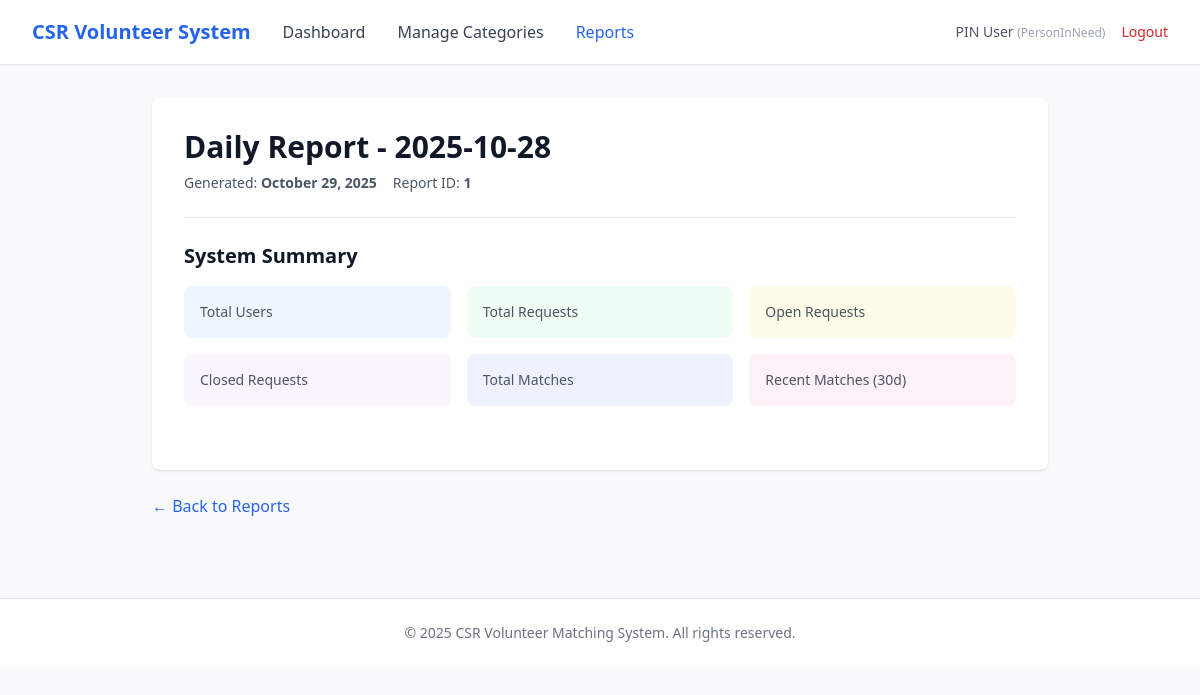
Screenshot of /pm/reports/1 (signed in) with the database file from the repository.
### app/entity/user_account.py (models this page shows, shortened)
class UserAccount(UserMixin, db.Model):
    __tablename__ = "user_accounts"
    userID = db.Column(db.Integer, primary_key=True, autoincrement=True)  # explicit auto increment
    name = db.Column(db.String(100), nullable=False)
    email = db.Column(db.String(120), nullable=False, unique=True, index=True)
    _password = db.Column("password", db.String(255), nullable=False)
    age = db.Column(db.Integer)
    phoneNumber = db.Column(db.String(20))
    isActive = db.Column(db.Boolean, default=True)
    profileID = db.Column(db.Integer, db.ForeignKey("user_profiles.profileID"), nullable=False)
    profile = db.relationship("UserProfile", back_populates="users", lazy=True)
    @property
    def password(self):
        raise AttributeError("Password is write-only.")
    @password.setter
    def password(self, raw):
        self._password = generate_password_hash(raw)

### app/entity/user_profile.py (models this page shows)
class UserProfile(db.Model):
    __tablename__ = "user_profiles"
    profileID   = db.Column(db.Integer, primary_key=True, autoincrement=True)  # explicit auto increment
    profileName = db.Column(db.String(50), nullable=False, unique=True)
    description = db.Column(db.String(255))
    isActive    = db.Column(db.Boolean, default=True)
    users = db.relationship("UserAccount", back_populates="profile", lazy=True)

### app/entity/report.py (models this page shows)
class Report(db.Model):
    __tablename__ = "reports"
    reportID    = db.Column(db.Integer, primary_key=True)
    reportTitle = db.Column(db.String(255), nullable=False)
    reportType  = db.Column(db.String(50), nullable=False)
    generatedBy = db.Column(db.Integer, db.ForeignKey("user_accounts.userID"), nullable=False)
    reportData  = db.Column(db.Text)
    period      = db.Column(db.String(50))
    generatedAt = db.Column(db.DateTime, default=db.func.now(), nullable=False)

### app/boundary/routes.py (the view)
@boundary_bp.route("/pm/reports/<int:report_id>")
@login_required
def pm_view_report(report_id):
    from app.entity.report import Report
    import json
    report = Report.query.get_or_404(report_id)
    content = json.loads(report.reportData)
    return render_template("pm/view_report.html", report=report, content=content)

### app/entity/user_account.py (called while the page is built)
@login_manager.user_loader
def load_user(user_id):
    return UserAccount.query.get(int(user_id))

### app/templates/pm/view_report.html (shortened to what this page needs)
{% extends "base.html" %}
{% block nav_links %}
<a href="{{ url_for('boundary.pm_dashboard') }}" class="text-gray-700 hover:text-primary">Dashboard</a>
<a href="{{ url_for('boundary.pm_categories') }}" class="text-gray-700 hover:text-primary">Manage Categories</a>
<a href="{{ url_for('boundary.pm_reports') }}" class="text-primary font-medium">Reports</a>
{% endblock %}
{% block content %}
<div class="max-w-4xl mx-auto">
    <div class="bg-white rounded-lg shadow p-8">
        <div class="mb-6 pb-6 border-b border-gray-200">
            <h1 class="text-3xl font-bold text-gray-900 mb-2">
                {{ report.reportType|capitalize }} Report - {{ report.period }}
            </h1>
            <div class="flex gap-4 text-sm text-gray-600">
                <span>Generated: <strong>{{ report.generatedAt.strftime('%B %d, %Y') }}</strong></span>
                <span>Report ID: <strong>{{ report.reportID }}</strong></span>
            </div>
        </div>
        {% if content.summary %}
        <div class="mb-8">
            <h2 class="text-xl font-bold text-gray-900 mb-4">System Summary</h2>
            <div class="grid grid-cols-2 md:grid-cols-3 gap-4">
                <div class="bg-blue-50 rounded-lg p-4">
                    <p class="text-sm text-gray-600">Total Users</p>
                </div>
                <div class="bg-green-50 rounded-lg p-4">
                    <p class="text-sm text-gray-600">Total Requests</p>
                </div>
                <div class="bg-yellow-50 rounded-lg p-4">
                    <p class="text-sm text-gray-600">Open Requests</p>
                </div>
                <div class="bg-purple-50 rounded-lg p-4">
                    <p class="text-sm text-gray-600">Closed Requests</p>
                </div>
                <div class="bg-indigo-50 rounded-lg p-4">
                    <p class="text-sm text-gray-600">Total Matches</p>
                </div>
                <div class="bg-pink-50 rounded-lg p-4">
                    <p class="text-sm text-gray-600">Recent Matches (30d)</p>
                </div>
            </div>
        </div>
        {% endif %}
    </div>
    <div class="mt-6">
        <a href="{{ url_for('boundary.pm_reports') }}" class="text-primary hover:text-blue-700">
            ← Back to Reports
        </a>
    </div>
</div>
{% endblock %}

### app/templates/base.html (shortened to what this page needs)
<!DOCTYPE html>
<html lang="en">
<head>
    <script src="https://cdn.tailwindcss.com"></script>
</head>
<body class="bg-gray-50 min-h-screen">
    {% if current_user.is_authenticated %}
    <nav class="bg-white shadow-sm border-b border-gray-200">
        <div class="max-w-7xl mx-auto px-4 sm:px-6 lg:px-8">
            <div class="flex justify-between items-center h-16">
                <div class="flex items-center gap-8">
                    <a href="{{ url_for('boundary.login') }}" class="text-xl font-bold text-primary">
                        CSR Volunteer System
                    </a>
                    {% block nav_links %}{% endblock %}
                </div>
                <div class="flex items-center gap-4">
                    <span class="text-sm text-gray-600">
                        {{ current_user.name }}
                        <span class="text-xs text-gray-400">({{ current_user.profile.profileName }})</span>
                    </span>
                    <a href="{{ url_for('boundary.logout') }}" class="text-sm text-red-600 hover:text-red-700">
                        Logout
                    </a>
                </div>
            </div>
        </div>
    </nav>
    {% endif %}
    <main class="max-w-7xl mx-auto px-4 sm:px-6 lg:px-8 py-8">
        {% block content %}{% endblock %}
    </main>
    <footer class="bg-white border-t border-gray-200 mt-12">
        <div class="max-w-7xl mx-auto px-4 sm:px-6 lg:px-8 py-6">
            <p class="text-center text-sm text-gray-500">
                &copy; 2025 CSR Volunteer Matching System. All rights reserved.
            </p>
        </div>
    </footer>
</body>
</html>

### rows the page displays
UserAccount: name "PIN User"
UserProfile: profile.profileName "PersonInNeed"
Report: reportType "Daily", period "2025-10-28", generatedAt "October 29, 2025", reportID "1"
